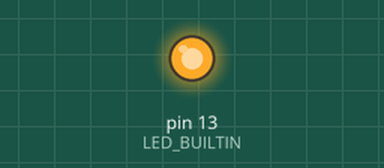
Simulated run of this sketch. Board: Arduino Uno, built with avr-gcc and run on an emulated ATmega328P. On the bench: output pins drawn as LEDs (lit = HIGH).

Above: at 5.3 s.
At 11.1 s:
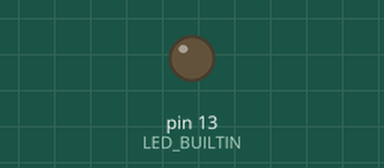
Timing chart, 0 to 15.1 s (numbered marks = the images above):
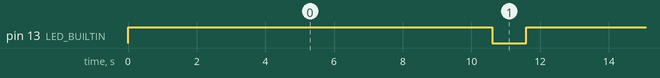

The sketch:

SendDemo.ino
```cpp
/*
  Example for different sending methods

  https://github.com/sui77/rc-switch/

*/

#include <RCSwitch.h>

RCSwitch mySwitch = RCSwitch();

void setup() {

  pinMode(LED_BUILTIN, OUTPUT);
  Serial.begin(9600);

  // Transmitter is connected to Arduino Pin #10
  mySwitch.enableTransmit(10);

  // Optional set protocol (default is 1, will work for most outlets)
  //mySwitch.setProtocol(2);

  // Optional set pulse length.
  // mySwitch.setPulseLength(320);

  // Optional set number of transmission repetitions.
  // mySwitch.setRepeatTransmit(15);

}

void loop() {

  digitalWrite(LED_BUILTIN, HIGH);
  /* See Example: TypeA_WithDIPSwitches */
  mySwitch.switchOn("11111", "00010");
  delay(1000);
  mySwitch.switchOff("11111", "00010");
  delay(1000);

  /* Same switch as above, but using decimal code */
  mySwitch.send(5393, 24);
  delay(1000);
  mySwitch.send(5396, 24);
  delay(1000);

  /* Same switch as above, but using binary code */
  mySwitch.send("000000000001010100010001");
  delay(1000);
  mySwitch.send("000000000001010100010100");
  delay(1000);

  /* Same switch as above, but tri-state code */
  mySwitch.sendTriState("00000FFF0F0F");
  delay(1000);
  mySwitch.sendTriState("00000FFF0FF0");
  digitalWrite(LED_BUILTIN, LOW);
  delay(1000);
}
```

Measured:
- by itself, pin 13 (LED_BUILTIN): alternates HIGH for 10.6 s and LOW for 1.0 s
